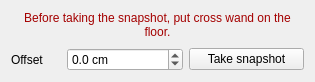
<?xml version="1.0" encoding="UTF-8"?>
<ui version="4.0">
 <class>FloorCalibrationWidget</class>
 <widget class="QWidget" name="FloorCalibrationWidget">
  <property name="geometry">
   <rect>
    <x>0</x>
    <y>0</y>
    <width>315</width>
    <height>82</height>
   </rect>
  </property>
  <property name="windowTitle">
   <string>Form</string>
  </property>
  <layout class="QVBoxLayout" name="verticalLayout">
   <item>
    <widget class="QLabel" name="label">
     <property name="palette">
      <palette>
       <active>
        <colorrole role="WindowText">
         <brush brushstyle="SolidPattern">
          <color alpha="255">
           <red>164</red>
           <green>0</green>
           <blue>0</blue>
          </color>
         </brush>
        </colorrole>
        <colorrole role="Text">
         <brush brushstyle="SolidPattern">
          <color alpha="255">
           <red>164</red>
           <green>0</green>
           <blue>0</blue>
          </color>
         </brush>
        </colorrole>
        <colorrole role="PlaceholderText">
         <brush brushstyle="SolidPattern">
          <color alpha="128">
           <red>164</red>
           <green>0</green>
           <blue>0</blue>
          </color>
         </brush>
        </colorrole>
       </active>
       <inactive>
        <colorrole role="WindowText">
         <brush brushstyle="SolidPattern">
          <color alpha="255">
           <red>164</red>
           <green>0</green>
           <blue>0</blue>
          </color>
         </brush>
        </colorrole>
        <colorrole role="Text">
         <brush brushstyle="SolidPattern">
          <color alpha="255">
           <red>164</red>
           <green>0</green>
           <blue>0</blue>
          </color>
         </brush>
        </colorrole>
        <colorrole role="PlaceholderText">
         <brush brushstyle="SolidPattern">
          <color alpha="128">
           <red>164</red>
           <green>0</green>
           <blue>0</blue>
          </color>
         </brush>
        </colorrole>
       </inactive>
       <disabled>
        <colorrole role="WindowText">
         <brush brushstyle="SolidPattern">
          <color alpha="255">
           <red>190</red>
           <green>190</green>
           <blue>190</blue>
          </color>
         </brush>
        </colorrole>
        <colorrole role="Text">
         <brush brushstyle="SolidPattern">
          <color alpha="255">
           <red>190</red>
           <green>190</green>
           <blue>190</blue>
          </color>
         </brush>
        </colorrole>
        <colorrole role="PlaceholderText">
         <brush brushstyle="SolidPattern">
          <color alpha="128">
           <red>0</red>
           <green>0</green>
           <blue>0</blue>
          </color>
         </brush>
        </colorrole>
       </disabled>
      </palette>
     </property>
     <property name="text">
      <string>Before taking the snapshot, put cross wand on the floor.</string>
     </property>
     <property name="alignment">
      <set>Qt::AlignHCenter|Qt::AlignTop</set>
     </property>
     <property name="wordWrap">
      <bool>true</bool>
     </property>
    </widget>
   </item>
   <item>
    <layout class="QHBoxLayout" name="horizontalLayout">
     <item>
      <widget class="QLabel" name="offsetLabel">
       <property name="maximumSize">
        <size>
         <width>50</width>
         <height>100</height>
        </size>
       </property>
       <property name="text">
        <string>Offset</string>
       </property>
      </widget>
     </item>
     <item>
      <widget class="QDoubleSpinBox" name="offsetValue">
       <property name="maximumSize">
        <size>
         <width>200</width>
         <height>16777215</height>
        </size>
       </property>
       <property name="suffix">
        <string> cm</string>
       </property>
       <property name="decimals">
        <number>1</number>
       </property>
       <property name="minimum">
        <double>-50.000000000000000</double>
       </property>
       <property name="maximum">
        <double>50.000000000000000</double>
       </property>
      </widget>
     </item>
     <item>
      <widget class="QPushButton" name="takeSnapshot">
       <property name="maximumSize">
        <size>
         <width>150</width>
         <height>16777215</height>
        </size>
       </property>
       <property name="text">
        <string>Take snapshot</string>
       </property>
      </widget>
     </item>
    </layout>
   </item>
  </layout>
 </widget>
 <resources/>
 <connections/>
</ui>
